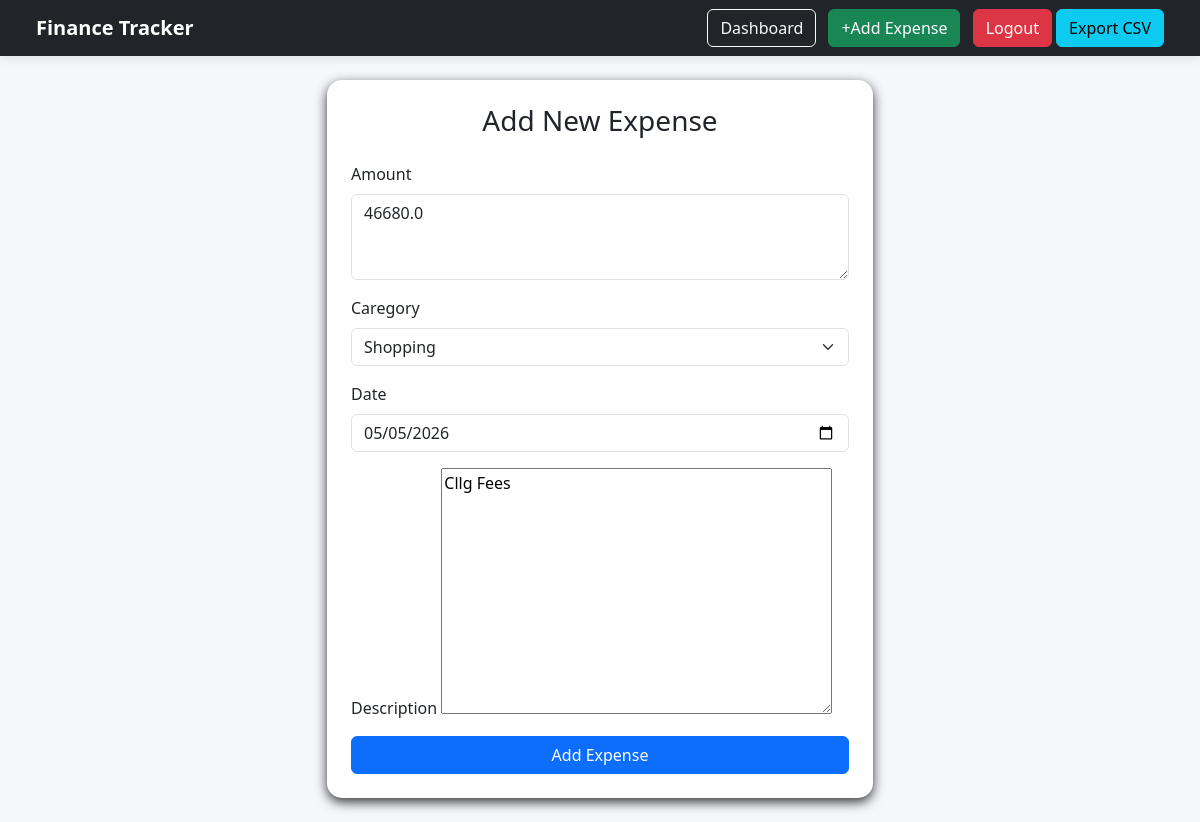
Page /edit/2/ (signed in) on the committed database.
### expenses/models.py (models this page shows, shortened)
class Expense(models.Model):
    user=models.ForeignKey(User,on_delete=models.CASCADE)
    amount=models.FloatField()
    category=models.ForeignKey(Category,on_delete=models.CASCADE)
    date=models.DateField()
    description=models.TextField()

### expenses/views.py (the view)
# urls.py: path('edit/<int:id>/',edit_expense,name='edit_expense'),
@login_required
def edit_expense(request,id):
    expense=get_object_or_404(
        Expense,id=id,user=request.user
    )
    if request.method=="POST":
        form=ExpenseForm(request.POST,instance=expense)
        if form.is_valid():
            form.save()
            return redirect('/')
    else:
        form=ExpenseForm(
            instance=expense
        )
    return render(
        request,'add_expense.html',{'form':form}
    )

### expenses/forms.py
class ExpenseForm(forms.ModelForm):
    date=forms.DateField(
        widget=forms.DateInput(attrs={
            'type':'date',
            'class':'form-control'
        })
    )
    class Meta:
        model=Expense
        fields= ['amount','category','date','description']
        widgets={
            'amount':forms.NumberInput(attrs={'class':'form-control'}),
            'category':forms.Select(attrs={'class':'form-select'}),
            'amount':forms.Textarea(attrs={'class':'form-control','rows':3}),
        }

### expenses/models.py (called while the page is built)
    def __str__(self):
        return self.name

### expenses/templates/add_expense.html (shortened to what this page needs)
{% extends 'base.html' %}
{% block content %}
<div class="row justify-content-center">
    <div class="col-md-6">
        <div class="card p-4">
            <h3 class="mb-4 text-center">
                Add New Expense
            </h3>
            <form method="POST">
                <div class="mb-3">
                    <label class="form-label">Amount</label>
                    {{form.amount}}
                </div>
                <div class="mb-3">
                    <label class="form-label">Caregory</label>
                    {{ form.category }}
                </div>
                <div class="mb-3">
                    <label class="form-label">Date</label>
                    {{ form.date }}
                </div>
                <div class="mb-3">
                    <label>Description</label>
                    {{ form.description }}
                </div>
                <button type="submit" class="btn btn-primary w-100">Add Expense</button>
            </form>
        </div>
    </div>
</div>
{% endblock %}

### expenses/templates/base.html (style rules this page uses)
body { background-color: #f5f7fb; }
.card { border:none; border-radius: 15px; box-shadow: 0 4px 12px rgba(0,0,0,0.8); }

### rows in the picture
Expense: amount "46680.0", category "Shopping", date "05/05/2026", description "Cllg Fees"
